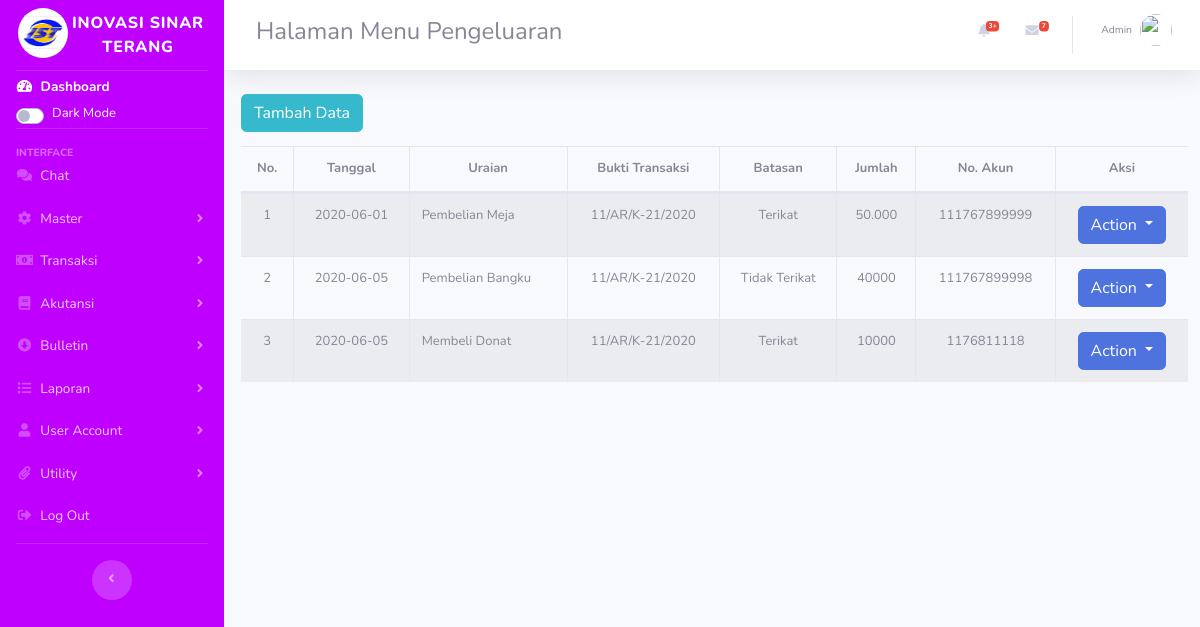
The page /index.php/pengeluaran on the database its author committed.
### tables this page shows
CREATE TABLE `pengeluaran` (
  `id` int(11) NOT NULL,
  `tgl` varchar(50) NOT NULL,
  `uraian` varchar(50) NOT NULL,
  `reff` varchar(50) NOT NULL,
  `batasan` varchar(50) NOT NULL,
  `jumlah` varchar(50) NOT NULL,
  `no_akun` varchar(50) NOT NULL,
  `kode_id` varchar(50) NOT NULL
);

### application/controllers/Pengeluaran.php (called while the page is built, shortened)
<?php
class Pengeluaran extends CI_Controller {
    public function __construct(){
        $this->load->model('m_pengeluaran');
        $this->load->library('form_validation');
    }
    public function index(){
        $topik['judul'] = 'Halaman Menu Pengeluaran';
        $data['pengeluaran'] = $this->m_pengeluaran->tampil_data();
        $this->load->view('templates/header',$topik);
        $this->load->view('pengeluaran/index',$data);
        $this->load->view('templates/footer');
    }
}

### index.php (called while the page is built, shortened)
<?php
require_once BASEPATH.'core/CodeIgniter.php';

### application/models/M_pengeluaran.php (called while the page is built, shortened)
<?php
class M_pengeluaran extends CI_Model{
    public function tampil_data(){
        return $this->db->get('pengeluaran')->result_array();
    }
}

### application/views/pengeluaran/index.php (the view, shortened to what this page needs)
<div class="content-wrapper col-12">
<section class="content-header ml mt-2 auto">
<div style="margin-left:5px">
<div class="">
<a href="<?= base_url('pengeluaran/tambah');?>" class="btn btn-info mb-2">Tambah Data</a>
<div class="table-responsive">
<table id="mytable" class="table table-striped table-bordered table-hover table-full-width dataTable" cellspacing="0" width="" style="font-size: small;">
        <thead>
            <tr style="text-align:center;">
                <th style="text-align:center;">No.</th>
                <th>Tanggal</th>
                <th>Uraian</th>
                <th>Bukti Transaksi</th>
                <th>Batasan</th>
                <th>Jumlah</th>
                <th>No. Akun</th>
                <th style="text-align:center;">Aksi</th>
            </tr>
        </thead>
        <tbody>
            <?php $i=1;?>
            <?php foreach ($pengeluaran as $pen): ?>
            <tr>
                <td style="text-align:center;">
                    <?php echo $i;?>
                </td>
                <td style="text-align:center;">
                    <?php echo $pen['tgl'] ?>
                </td>
                <td>
                    <?php echo $pen['uraian'] ?>
                </td>
                <td style="text-align:center;">
                    <?php echo $pen['reff'] ?>
                </td>
                <td style="text-align:center;">
                    <?php echo $pen['batasan'] ?>
                </td>
                <td style="text-align:center;">
                    <?php echo $pen['jumlah'] ?>
                </td>
                <td style="text-align:center;">
                    <?php echo $pen['no_akun'] ?>
                </td>
                <td style="text-align:center;">
                <div class="btn-group" >
                    <button type="button" class="btn btn-primary dropdown-toggle" data-toggle="dropdown" aria-haspopup="true" aria-expanded="false">
                        Action
                    </button>
                </div>
                </td>
            </tr>
            <?php $i++;?>
            <?php endforeach; ?>
        </tbody>
    </table>
    </div>
</div>

### rows shown on the page
pengeluaran: tgl "2020-06-01", uraian "Pembelian Meja", reff "11/AR/K-21/2020", batasan "Terikat", jumlah "50.000", no_akun "111767899999"
pengeluaran: tgl "2020-06-05", uraian "Pembelian Bangku", reff "11/AR/K-21/2020", batasan "Tidak Terikat", jumlah "40000", no_akun "111767899998"
pengeluaran: tgl "2020-06-05", uraian "Membeli Donat", reff "11/AR/K-21/2020", batasan "Terikat", jumlah "10000", no_akun "1176811118"

### other values the page prints
$judul "Halaman Menu Pengeluaran"
